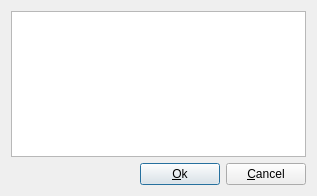
<?xml version="1.0" encoding="UTF-8"?>
<ui version="4.0">
 <class>NewDocumentDialog</class>
 <widget class="QDialog" name="NewDocumentDialog">
  <property name="geometry">
   <rect>
    <x>0</x>
    <y>0</y>
    <width>317</width>
    <height>196</height>
   </rect>
  </property>
  <property name="windowTitle">
   <string>New document</string>
  </property>
  <layout class="QVBoxLayout" name="verticalLayout">
   <item>
    <widget class="QListWidget" name="documentList">
     <property name="dragDropMode">
      <enum>QAbstractItemView::NoDragDrop</enum>
     </property>
     <property name="movement">
      <enum>QListView::Static</enum>
     </property>
     <property name="viewMode">
      <enum>QListView::IconMode</enum>
     </property>
    </widget>
   </item>
   <item>
    <layout class="QHBoxLayout" name="horizontalLayout">
     <item>
      <spacer name="horizontalSpacer">
       <property name="orientation">
        <enum>Qt::Horizontal</enum>
       </property>
       <property name="sizeHint" stdset="0">
        <size>
         <width>40</width>
         <height>20</height>
        </size>
       </property>
      </spacer>
     </item>
     <item>
      <widget class="QPushButton" name="okButton">
       <property name="text">
        <string>&amp;Ok</string>
       </property>
       <property name="autoDefault">
        <bool>false</bool>
       </property>
       <property name="default">
        <bool>true</bool>
       </property>
      </widget>
     </item>
     <item>
      <widget class="QPushButton" name="cancelButton">
       <property name="text">
        <string>&amp;Cancel</string>
       </property>
       <property name="autoDefault">
        <bool>false</bool>
       </property>
       <property name="default">
        <bool>false</bool>
       </property>
      </widget>
     </item>
    </layout>
   </item>
  </layout>
 </widget>
 <resources/>
 <connections>
  <connection>
   <sender>okButton</sender>
   <signal>clicked()</signal>
   <receiver>NewDocumentDialog</receiver>
   <slot>accept()</slot>
   <hints>
    <hint type="sourcelabel">
     <x>214</x>
     <y>247</y>
    </hint>
    <hint type="destinationlabel">
     <x>20</x>
     <y>234</y>
    </hint>
   </hints>
  </connection>
  <connection>
   <sender>cancelButton</sender>
   <signal>clicked()</signal>
   <receiver>NewDocumentDialog</receiver>
   <slot>reject()</slot>
   <hints>
    <hint type="sourcelabel">
     <x>301</x>
     <y>241</y>
    </hint>
    <hint type="destinationlabel">
     <x>261</x>
     <y>232</y>
    </hint>
   </hints>
  </connection>
 </connections>
</ui>
